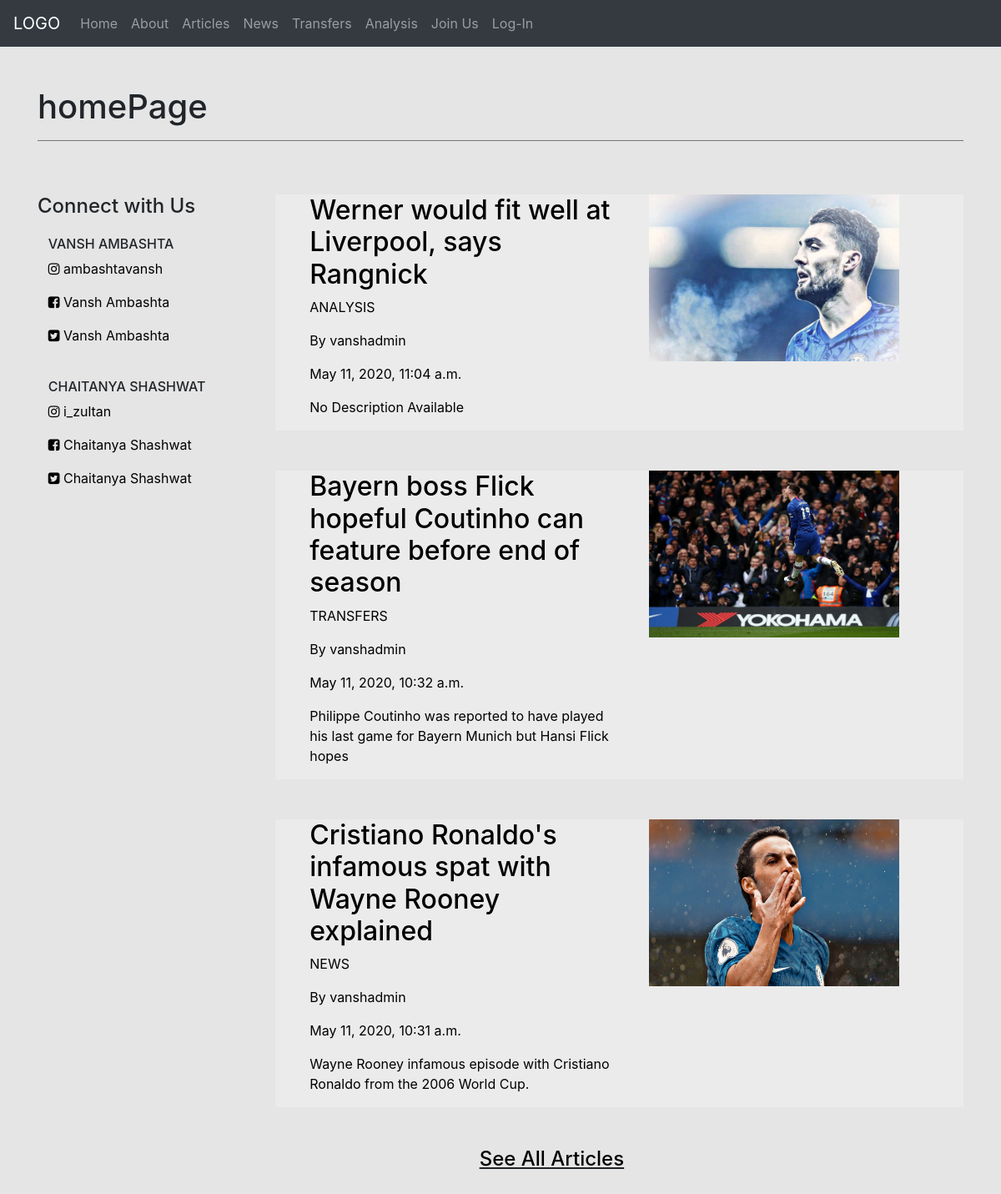
The page / on the database its author committed.
### articles/models.py (models this page shows)
class Article(models.Model):
    title = models.CharField(max_length=100)
    description = models.CharField(max_length=100,default='No Description Available')
    slug = models.SlugField()
    body = models.TextField()
    date = models.DateTimeField(auto_now_add = True) # automatically put datestamp
    type = models.CharField(max_length=10,choices=TYPE_CHOICES)
    thumb = models.ImageField(upload_to='thumbnail_pics',blank=True)
    author = models.ForeignKey(User,on_delete = models.CASCADE,default=None)

### football_blog/views.py (the view)
# urls.py: url(r'^$',views.home,name='home_page'),
def home(request):
    articles = Article.objects.all().order_by('-date')
    return render(request,'homepage.html',{'articles':articles})

### templates/homepage.html
{% extends "base.html" %}
{% load static %}
  {% block body_block %}
  <link rel="stylesheet" type="text/css" href="{% static 'css/styling.css' %}">
    <h1 class="pt-5">homePage</h1>
    <hr color="grey">
    <div class="row mb-5">
    <div class="col-3">
      <h4 class="pt-5">Connect with Us</h4>
      <div class="vanshsocial">
      <h6>VANSH AMBASHTA</h6>
      <a href="https://www.instagram.com/ambashtavansh/" target="_blank"><p><i class="fa fa-instagram" aria-hidden="true"></i> ambashtavansh</p></a>
      <a href="https://www.facebook.com/vansh.ambashta" target="_blank"><p><i class="fa fa-facebook-square" aria-hidden="true"></i> Vansh Ambashta</p></a>
      <a href="https://twitter.com/VanshAmbashta" target="_blank"><p><i class="fa fa-twitter-square" aria-hidden="true"></i> Vansh Ambashta</p></a>
      </div>
      <div class="chetusocial">
      <h6 class="pt-4">CHAITANYA SHASHWAT</h6>
      <a href="https://www.instagram.com/i_zultan/" target="_blank"><p><i class="fa fa-instagram" aria-hidden="true"></i> i_zultan</p></a>
      <a href="https://www.facebook.com/chaitanya.shashwat.3" target="_blank"><p><i class="fa fa-facebook-square" aria-hidden="true"></i> Chaitanya Shashwat</p></a>
      <a href="https://twitter.com/ChaitanyaShash5" target="_blank"><p><i class="fa fa-twitter-square" aria-hidden="true"></i> Chaitanya Shashwat</p></a>
      </div>
    </div>
    <div class="col-9">
    {% for article in articles %}
    {% if forloop.counter < 4 %}
    <div class="article_block">
    <span title="{{article.title}}">
    <a href="{%url 'articles:detail' slug=article.slug %}">
    <div class="row mt-5">
    <div class="col-6">
        <h2>{{article.title}}</h2>
        <p>{{article.type}}</p>
        <p>By {{article.author}}</p>
        <p>{{article.date}}</p>
        <p>{{article.description}}</p>
      </div>
      <div class="col-1">
        <img src="{{article.thumb.url}}" alt="NO IMAGE FOUND" style="width:300px;height:200px">
      </div>
    </div>
    </a>
    </span>
    </div>
    {% endif %}
    {% endfor %}
    <div class="see_more">
    <div class="row mt-5">
    <div class="col-6">
        <a href="{% url 'articles:articles_home' %}"><h4>See All Articles</h4></a>
      </div>
    </div>
    </div>
  </div>
</div>
  {% endblock %}

### templates/base.html (shortened to what this page needs)
<!DOCTYPE html>
<html>
  <head>
    <link rel="stylesheet" href="https://stackpath.bootstrapcdn.com/bootstrap/4.1.3/css/bootstrap.min.css"
>
    <link rel="stylesheet" href="https://stackpath.bootstrapcdn.com/font-awesome/4.7.0/css/font-awesome.min.css">
    <link rel="stylesheet" href="https://cdnjs.cloudflare.com/ajax/libs/font-awesome/5.13.0/js/all.min.js">
  </head>
  <body style="background-color: #E5E5E5;">
    <nav class="navbar navbar-expand-lg navbar-dark bg-dark sticky-top">
      <a class="navbar-brand" href="{% url 'about' %}">LOGO</a>
      <div class="collapse navbar-collapse" id="navbarSupportedContent">
    <ul class="navbar-nav mr-auto">
      <li class="nav-item">
        <a class="nav-item nav-link" href="{% url 'home_page' %}">Home<span class="sr-only">(current)</span></a></li>
      <li><a class="nav-item nav-link" href="{% url 'about' %}">About</a></li>
      <li><a class="nav-item nav-link" href="{% url 'articles:articles_home' %}">Articles</a></li>
      <li><a class="nav-item nav-link" href="{% url 'articles:news' %}">News</a></li>
      <li><a class="nav-item nav-link" href="{% url 'articles:transfers' %}">Transfers</a></li>
      <li><a class="nav-item nav-link" href="{% url 'articles:analysis' %}">Analysis</a></li>
      <li><a class="nav-item nav-link" href="{% url 'joinus' %}">Join Us</a></li>
      {% if user.is_authenticated %}
        <li><a class="nav-item nav-link" href='{% url 'articles:create' %}'>Write</a></li>
        <form action="{%url 'accounts:logout' %}" method="post">
          {% csrf_token %}
          <li class="pt-2"><button type="submit">Log out</button></li>
        </form>
      {% else %}
          <li><a class="nav-item nav-link" href="{% url 'accounts:login' %}">Log-In</a></li>
      {% endif %}
    </ul>
      </div>
    </nav>
    <div class="container">
    {% block body_block %}{% endblock %}
    </div>
  </body>
</html>

### static/css/styling.css (style rules this page uses)
a { color: #000000; }
.chetusocial { padding-left: 5%; }
.vanshsocial { padding-left: 5%; padding-top: 5%; }
.article_block { background-color:#ebebeb; padding-left: 5% }
.see_more { padding-left: 5%; text-align:right; text-decoration:underline; }

### rows shown on the page
Article: title "Werner would fit well at Liverpool, says Rangnick", type "ANALYSIS", author "vanshadmin", date "May 11, 2020, 11:04 a.m.", description "No Description Available", thumb (picture)
Article: title "Bayern boss Flick hopeful Coutinho can feature before end of season", type "TRANSFERS", author "vanshadmin", date "May 11, 2020, 10:32 a.m.", description "Philippe Coutinho was reported to have played his last game for Bayern Munich but Hansi Flick hopes", thumb (picture)
Article: title "Cristiano Ronaldo's infamous spat with Wayne Rooney explained", type "NEWS", author "vanshadmin", date "May 11, 2020, 10:31 a.m.", description "Wayne Rooney infamous episode with Cristiano Ronaldo from the 2006 World Cup.", thumb (picture)
